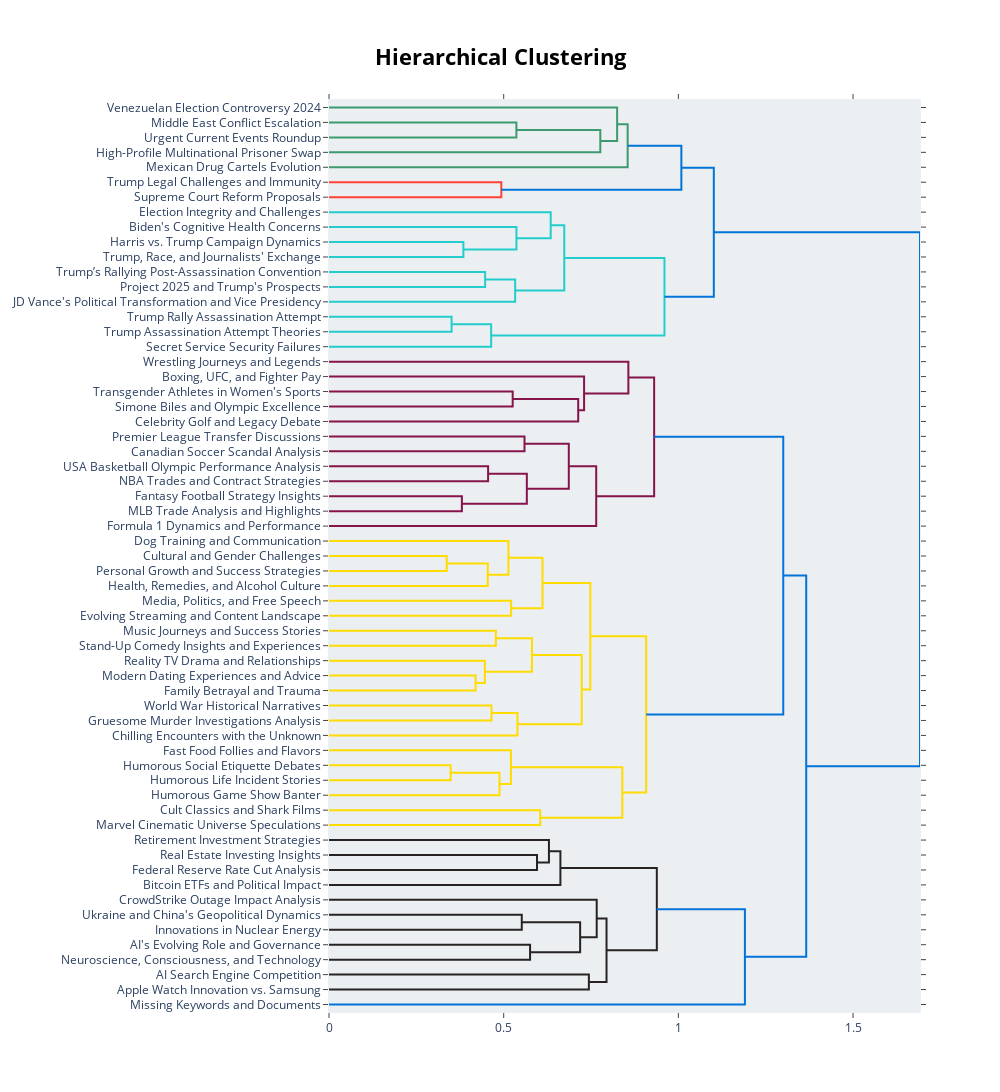

The cell this chart's notebook holds for it:
### Code cell
topic_model.visualize_hierarchy(custom_labels=True)

### Figure 1 — Plotly figure (JSON) as saved in the notebook; plotly's stock layout.template omitted (floating-point values rounded to 4 significant figures)
{"data": [{"hoverinfo": "text", "marker": {"color": "rgb(61,153,112)"}, "mode": "lines", "type": "scatter", "x": [0, 0.5363, 0.5363, 0], "xaxis": "x", "y": [-15, -15, -25, -25], "yaxis": "y"}, {"hoverinfo": "text", "marker": {"color": "rgb(61,153,112)"}, "mode": "lines", "type": "scatter", "x": [0.5363, 0.7766, 0.7766, 0], "xaxis": "x", "y": [-20, -20, -35, -35], "yaxis": "y"}, {"hoverinfo": "text", "marker": {"color": "rgb(61,153,112)"}, "mode": "lines", "type": "scatter", "x": [0, 0.8247, 0.8247, 0.7766], "xaxis": "x", "y": [-5, -5, -27.5, -27.5], "yaxis": "y"}, {"hoverinfo": "text", "marker": {"color": "rgb(61,153,112)"}, "mode": "lines", "type": "scatter", "x": [0.8247, 0.8548, 0.8548, 0], "xaxis": "x", "y": [-16.25, -16.25, -45, -45], "yaxis": "y"}, {"hoverinfo": "text", "marker": {"color": "rgb(255,65,54)"}, "mode": "lines", "type": "scatter", "x": [0, 0.4932, 0.4932, 0], "xaxis": "x", "y": [-55, -55, -65, -65], "yaxis": "y"}, {"hoverinfo": "text", "marker": {"color": "rgb(0,116,217)"}, "mode": "lines", "type": "scatter", "x": [0.8548, 1.009, 1.009, 0.4932], "xaxis": "x", "y": [-30.62, -30.62, -60, -60], "yaxis": "y"}, {"hoverinfo": "text", "marker": {"color": "rgb(35,205,205)"}, "mode": "lines", "type": "scatter", "x": [0, 0.3846, 0.3846, 0], "xaxis": "x", "y": [-95, -95, -105, -105], "yaxis": "y"}, {"hoverinfo": "text", "marker": {"color": "rgb(35,205,205)"}, "mode": "lines", "type": "scatter", "x": [0, 0.5365, 0.5365, 0.3846], "xaxis": "x", "y": [-85, -85, -100, -100], "yaxis": "y"}, {"hoverinfo": "text", "marker": {"color": "rgb(35,205,205)"}, "mode": "lines", "type": "scatter", "x": [0, 0.6346, 0.6346, 0.5365], "xaxis": "x", "y": [-75, -75, -92.5, -92.5], "yaxis": "y"}, {"hoverinfo": "text", "marker": {"color": "rgb(35,205,205)"}, "mode": "lines", "type": "scatter", "x": [0, 0.4469, 0.4469, 0], "xaxis": "x", "y": [-115, -115, -125, -125], "yaxis": "y"}, {"hoverinfo": "text", "marker": {"color": "rgb(35,205,205)"}, "mode": "lines", "type": "scatter", "x": [0.4469, 0.5329, 0.5329, 0], "xaxis": "x", "y": [-120, -120, -135, -135], "yaxis": "y"}, {"hoverinfo": "text", "marker": {"color": "rgb(35,205,205)"}, "mode": "lines", "type": "scatter", "x": [0.6346, 0.6734, 0.6734, 0.5329], "xaxis": "x", "y": [-83.75, -83.75, -127.5, -127.5], "yaxis": "y"}, {"hoverinfo": "text", "marker": {"color": "rgb(35,205,205)"}, "mode": "lines", "type": "scatter", "x": [0, 0.3509, 0.3509, 0], "xaxis": "x", "y": [-145, -145, -155, -155], "yaxis": "y"}, {"hoverinfo": "text", "marker": {"color": "rgb(35,205,205)"}, "mode": "lines", "type": "scatter", "x": [0.3509, 0.4641, 0.4641, 0], "xaxis": "x", "y": [-150, -150, -165, -165], "yaxis": "y"}, {"hoverinfo": "text", "marker": {"color": "rgb(35,205,205)"}, "mode": "lines", "type": "scatter", "x": [0.6734, 0.9602, 0.9602, 0.4641], "xaxis": "x", "y": [-105.6, -105.6, -157.5, -157.5], "yaxis": "y"}, {"hoverinfo": "text", "marker": {"color": "rgb(0,116,217)"}, "mode": "lines", "type": "scatter", "x": [1.009, 1.101, 1.101, 0.9602], "xaxis": "x", "y": [-45.31, -45.31, -131.6, -131.6], "yaxis": "y"}, {"hoverinfo": "text", "marker": {"color": "rgb(133,20,75)"}, "mode": "lines", "type": "scatter", "x": [0, 0.5257, 0.5257, 0], "xaxis": "x", "y": [-195, -195, -205, -205], "yaxis": "y"}, {"hoverinfo": "text", "marker": {"color": "rgb(133,20,75)"}, "mode": "lines", "type": "scatter", "x": [0.5257, 0.7133, 0.7133, 0], "xaxis": "x", "y": [-200, -200, -215, -215], "yaxis": "y"}, {"hoverinfo": "text", "marker": {"color": "rgb(133,20,75)"}, "mode": "lines", "type": "scatter", "x": [0, 0.7301, 0.7301, 0.7133], "xaxis": "x", "y": [-185, -185, -207.5, -207.5], "yaxis": "y"}, {"hoverinfo": "text", "marker": {"color": "rgb(133,20,75)"}, "mode": "lines", "type": "scatter", "x": [0, 0.8569, 0.8569, 0.7301], "xaxis": "x", "y": [-175, -175, -196.2, -196.2], "yaxis": "y"}, {"hoverinfo": "text", "marker": {"color": "rgb(133,20,75)"}, "mode": "lines", "type": "scatter", "x": [0, 0.5596, 0.5596, 0], "xaxis": "x", "y": [-225, -225, -235, -235], "yaxis": "y"}, {"hoverinfo": "text", "marker": {"color": "rgb(133,20,75)"}, "mode": "lines", "type": "scatter", "x": [0, 0.4554, 0.4554, 0], "xaxis": "x", "y": [-245, -245, -255, -255], "yaxis": "y"}, {"hoverinfo": "text", "marker": {"color": "rgb(133,20,75)"}, "mode": "lines", "type": "scatter", "x": [0, 0.3803, 0.3803, 0], "xaxis": "x", "y": [-265, -265, -275, -275], "yaxis": "y"}, {"hoverinfo": "text", "marker": {"color": "rgb(133,20,75)"}, "mode": "lines", "type": "scatter", "x": [0.4554, 0.5662, 0.5662, 0.3803], "xaxis": "x", "y": [-250, -250, -270, -270], "yaxis": "y"}, {"hoverinfo": "text", "marker": {"color": "rgb(133,20,75)"}, "mode": "lines", "type": "scatter", "x": [0.5596, 0.6864, 0.6864, 0.5662], "xaxis": "x", "y": [-230, -230, -260, -260], "yaxis": "y"}, {"hoverinfo": "text", "marker": {"color": "rgb(133,20,75)"}, "mode": "lines", "type": "scatter", "x": [0.6864, 0.7648, 0.7648, 0], "xaxis": "x", "y": [-245, -245, -285, -285], "yaxis": "y"}, {"hoverinfo": "text", "marker": {"color": "rgb(133,20,75)"}, "mode": "lines", "type": "scatter", "x": [0.8569, 0.9307, 0.9307, 0.7648], "xaxis": "x", "y": [-185.6, -185.6, -265, -265], "yaxis": "y"}, {"hoverinfo": "text", "marker": {"color": "rgb(255,220,0)"}, "mode": "lines", "type": "scatter", "x": [0, 0.337, 0.337, 0], "xaxis": "x", "y": [-305, -305, -315, -315], "yaxis": "y"}, {"hoverinfo": "text", "marker": {"color": "rgb(255,220,0)"}, "mode": "lines", "type": "scatter", "x": [0.337, 0.4544, 0.4544, 0], "xaxis": "x", "y": [-310, -310, -325, -325], "yaxis": "y"}, {"hoverinfo": "text", "marker": {"color": "rgb(255,220,0)"}, "mode": "lines", "type": "scatter", "x": [0, 0.5135, 0.5135, 0.4544], "xaxis": "x", "y": [-295, -295, -317.5, -317.5], "yaxis": "y"}, {"hoverinfo": "text", "marker": {"color": "rgb(255,220,0)"}, "mode": "lines", "type": "scatter", "x": [0, 0.5213, 0.5213, 0], "xaxis": "x", "y": [-335, -335, -345, -345], "yaxis": "y"}, {"hoverinfo": "text", "marker": {"color": "rgb(255,220,0)"}, "mode": "lines", "type": "scatter", "x": [0.5135, 0.611, 0.611, 0.5213], "xaxis": "x", "y": [-306.2, -306.2, -340, -340], "yaxis": "y"}, {"hoverinfo": "text", "marker": {"color": "rgb(255,220,0)"}, "mode": "lines", "type": "scatter", "x": [0, 0.4775, 0.4775, 0], "xaxis": "x", "y": [-355, -355, -365, -365], "yaxis": "y"}, {"hoverinfo": "text", "marker": {"color": "rgb(255,220,0)"}, "mode": "lines", "type": "scatter", "x": [0, 0.4196, 0.4196, 0], "xaxis": "x", "y": [-385, -385, -395, -395], "yaxis": "y"}, {"hoverinfo": "text", "marker": {"color": "rgb(255,220,0)"}, "mode": "lines", "type": "scatter", "x": [0, 0.4462, 0.4462, 0.4196], "xaxis": "x", "y": [-375, -375, -390, -390], "yaxis": "y"}, {"hoverinfo": "text", "marker": {"color": "rgb(255,220,0)"}, "mode": "lines", "type": "scatter", "x": [0.4775, 0.5809, 0.5809, 0.4462], "xaxis": "x", "y": [-360, -360, -382.5, -382.5], "yaxis": "y"}, {"hoverinfo": "text", "marker": {"color": "rgb(255,220,0)"}, "mode": "lines", "type": "scatter", "x": [0, 0.4651, 0.4651, 0], "xaxis": "x", "y": [-405, -405, -415, -415], "yaxis": "y"}, {"hoverinfo": "text", "marker": {"color": "rgb(255,220,0)"}, "mode": "lines", "type": "scatter", "x": [0.4651, 0.5394, 0.5394, 0], "xaxis": "x", "y": [-410, -410, -425, -425], "yaxis": "y"}, {"hoverinfo": "text", "marker": {"color": "rgb(255,220,0)"}, "mode": "lines", "type": "scatter", "x": [0.5809, 0.7234, 0.7234, 0.5394], "xaxis": "x", "y": [-371.2, -371.2, -417.5, -417.5], "yaxis": "y"}, {"hoverinfo": "text", "marker": {"color": "rgb(255,220,0)"}, "mode": "lines", "type": "scatter", "x": [0.611, 0.748, 0.748, 0.7234], "xaxis": "x", "y": [-323.1, -323.1, -394.4, -394.4], "yaxis": "y"}, {"hoverinfo": "text", "marker": {"color": "rgb(255,220,0)"}, "mode": "lines", "type": "scatter", "x": [0, 0.3483, 0.3483, 0], "xaxis": "x", "y": [-445, -445, -455, -455], "yaxis": "y"}, {"hoverinfo": "text", "marker": {"color": "rgb(255,220,0)"}, "mode": "lines", "type": "scatter", "x": [0.3483, 0.4881, 0.4881, 0], "xaxis": "x", "y": [-450, -450, -465, -465], "yaxis": "y"}, {"hoverinfo": "text", "marker": {"color": "rgb(255,220,0)"}, "mode": "lines", "type": "scatter", "x": [0, 0.5208, 0.5208, 0.4881], "xaxis": "x", "y": [-435, -435, -457.5, -457.5], "yaxis": "y"}, {"hoverinfo": "text", "marker": {"color": "rgb(255,220,0)"}, "mode": "lines", "type": "scatter", "x": [0, 0.6046, 0.6046, 0], "xaxis": "x", "y": [-475, -475, -485, -485], "yaxis": "y"}, {"hoverinfo": "text", "marker": {"color": "rgb(255,220,0)"}, "mode": "lines", "type": "scatter", "x": [0.5208, 0.8395, 0.8395, 0.6046], "xaxis": "x", "y": [-446.2, -446.2, -480, -480], "yaxis": "y"}, {"hoverinfo": "text", "marker": {"color": "rgb(255,220,0)"}, "mode": "lines", "type": "scatter", "x": [0.748, 0.9078, 0.9078, 0.8395], "xaxis": "x", "y": [-358.8, -358.8, -463.1, -463.1], "yaxis": "y"}, {"hoverinfo": "text", "marker": {"color": "rgb(0,116,217)"}, "mode": "lines", "type": "scatter", "x": [0.9307, 1.3, 1.3, 0.9078], "xaxis": "x", "y": [-225.3, -225.3, -410.9, -410.9], "yaxis": "y"}, {"hoverinfo": "text", "marker": {"color": "rgb(40,35,35)"}, "mode": "lines", "type": "scatter", "x": [0, 0.5954, 0.5954, 0], "xaxis": "x", "y": [-505, -505, -515, -515], "yaxis": "y"}, {"hoverinfo": "text", "marker": {"color": "rgb(40,35,35)"}, "mode": "lines", "type": "scatter", "x": [0, 0.6295, 0.6295, 0.5954], "xaxis": "x", "y": [-495, -495, -510, -510], "yaxis": "y"}, {"hoverinfo": "text", "marker": {"color": "rgb(40,35,35)"}, "mode": "lines", "type": "scatter", "x": [0.6295, 0.6623, 0.6623, 0], "xaxis": "x", "y": [-502.5, -502.5, -525, -525], "yaxis": "y"}, {"hoverinfo": "text", "marker": {"color": "rgb(40,35,35)"}, "mode": "lines", "type": "scatter", "x": [0, 0.5518, 0.5518, 0], "xaxis": "x", "y": [-545, -545, -555, -555], "yaxis": "y"}, {"hoverinfo": "text", "marker": {"color": "rgb(40,35,35)"}, "mode": "lines", "type": "scatter", "x": [0, 0.5755, 0.5755, 0], "xaxis": "x", "y": [-565, -565, -575, -575], "yaxis": "y"}, {"hoverinfo": "text", "marker": {"color": "rgb(40,35,35)"}, "mode": "lines", "type": "scatter", "x": [0.5518, 0.7188, 0.7188, 0.5755], "xaxis": "x", "y": [-550, -550, -570, -570], "yaxis": "y"}, {"hoverinfo": "text", "marker": {"color": "rgb(40,35,35)"}, "mode": "lines", "type": "scatter", "x": [0, 0.7663, 0.7663, 0.7188], "xaxis": "x", "y": [-535, -535, -560, -560], "yaxis": "y"}, {"hoverinfo": "text", "marker": {"color": "rgb(40,35,35)"}, "mode": "lines", "type": "scatter", "x": [0, 0.7438, 0.7438, 0], "xaxis": "x", "y": [-585, -585, -595, -595], "yaxis": "y"}, {"hoverinfo": "text", "marker": {"color": "rgb(40,35,35)"}, "mode": "lines", "type": "scatter", "x": [0.7663, 0.7944, 0.7944, 0.7438], "xaxis": "x", "y": [-547.5, -547.5, -590, -590], "yaxis": "y"}, {"hoverinfo": "text", "marker": {"color": "rgb(40,35,35)"}, "mode": "lines", "type": "scatter", "x": [0.6623, 0.9383, 0.9383, 0.7944], "xaxis": "x", "y": [-513.8, -513.8, -568.8, -568.8], "yaxis": "y"}, {"hoverinfo": "text", "marker": {"color": "rgb(0,116,217)"}, "mode": "lines", "type": "scatter", "x": [0.9383, 1.19, 1.19, 0], "xaxis": "x", "y": [-541.2, -541.2, -605, -605], "yaxis": "y"}, {"hoverinfo": "text", "marker": {"color": "rgb(0,116,217)"}, "mode": "lines", "type": "scatter", "x": [1.3, 1.366, 1.366, 1.19], "xaxis": "x", "y": [-318.1, -318.1, -573.1, -573.1], "yaxis": "y"}, {"hoverinfo": "text", "marker": {"color": "rgb(0,116,217)"}, "mode": "lines", "type": "scatter", "x": [1.101, 1.692, 1.692, 1.366], "xaxis": "x", "y": [-88.44, -88.44, -445.6, -445.6], "yaxis": "y"}], "layout": {"autosize": false, "height": 1115, "hoverlabel": {"bgcolor": "white", "font": {"family": "Rockwell", "size": 16}}, "hovermode": "closest", "plot_bgcolor": "#ECEFF1", "showlegend": false, "title": {"font": {"color": "Black", "size": 22}, "text": "<b>Hierarchical Clustering</b>", "x": 0.5, "xanchor": "center", "yanchor": "top"}, "width": 1000, "xaxis": {"mirror": "allticks", "rangemode": "tozero", "showgrid": false, "showline": true, "showticklabels": true, "ticks": "outside", "type": "linear", "zeroline": false}, "yaxis": {"mirror": "allticks", "range": [-610, 0], "rangemode": "tozero", "showgrid": false, "showline": true, "showticklabels": true, "tickmode": "array", "ticks": "outside", "ticktext": ["Venezuelan Election Controversy 2024", "Middle East Conflict Escalation", "Urgent Current Events Roundup", "High-Profile Multinational Prisoner Swap", "Mexican Drug Cartels Evolution", "Trump Legal Challenges and Immunity", "Supreme Court Reform Proposals", "Election Integrity and Challenges", "Biden's Cognitive Health Concerns", "Harris vs. Trump Campaign Dynamics", "Trump, Race, and Journalists' Exchange", "Trump’s Rallying Post-Assassination Convention", "Project 2025 and Trump's Prospects", "JD Vance's Political Transformation and Vice Presidency", "Trump Rally Assassination Attempt", "Trump Assassination Attempt Theories", "Secret Service Security Failures", "Wrestling Journeys and Legends", "Boxing, UFC, and Fighter Pay", "Transgender Athletes in Women's Sports", "Simone Biles and Olympic Excellence", "Celebrity Golf and Legacy Debate", "Premier League Transfer Discussions", "Canadian Soccer Scandal Analysis", "USA Basketball Olympic Performance Analysis", "NBA Trades and Contract Strategies", "Fantasy Football Strategy Insights", "MLB Trade Analysis and Highlights", "Formula 1 Dynamics and Performance", "Dog Training and Communication", "Cultural and Gender Challenges", "Personal Growth and Success Strategies", "Health, Remedies, and Alcohol Culture", "Media, Politics, and Free Speech", "Evolving Streaming and Content Landscape", "Music Journeys and Success Stories", "Stand-Up Comedy Insights and Experiences", "Reality TV Drama and Relationships", "Modern Dating Experiences and Advice", "Family Betrayal and Trauma", "World War Historical Narratives", "Gruesome Murder Investigations Analysis", "Chilling Encounters with the Unknown", "Fast Food Follies and Flavors", "Humorous Social Etiquette Debates", "Humorous Life Incident Stories", "Humorous Game Show Banter", "Cult Classics and Shark Films", "Marvel Cinematic Universe Speculations", "Retirement Investment Strategies", "Real Estate Investing Insights", "Federal Reserve Rate Cut Analysis", "Bitcoin ETFs and Political Impact", "CrowdStrike Outage Impact Analysis", "Ukraine and China's Geopolitical Dynamics", "Innovations in Nuclear Energy", "AI's Evolving Role and Governance", "Neuroscience, Consciousness, and Technology", "AI Search Engine Competition", "Apple Watch Innovation vs. Samsung", "Missing Keywords and Documents"], "tickvals": [-5, -15, -25, -35, -45, -55, -65, -75, -85, -95, -105, -115, -125, -135, -145, -155, -165, -175, -185, -195, -205, -215, -225, -235, -245, -255, -265, -275, -285, -295, -305, -315, -325, -335, -345, -355, -365, -375, -385, -395, -405, -415, -425, -435, -445, -455, -465, -475, -485, -495, -505, -515, -525, -535, -545, -555, -565, -575, -585, -595, -605], "type": "linear", "zeroline": false}}}
